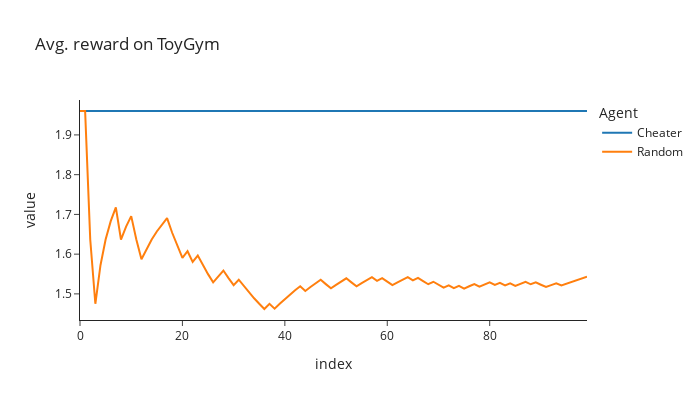

The cell this chart's notebook holds for it:
### Markdown cell above
### Exercise - implement `Cheater`

> ```yaml
> Difficulty: 🔴🔴🔴⚪⚪
> Importance: 🔵🔵🔵⚪⚪
> 
> You should spend up to 10-15 minutes on this exercise.
> ```

Below, you should implement the cheater agent. Last time we only implemented cheater for the multi-armed bandit problem, but here we're implementing a more general version. Recall that at the end of yesterday's exercises we wrote the function `find_optimal_policy` to find the optimal policy for any environment and value of gamma. You should use this function to define the optimal policy on initialization, and then fill in the `get_action` method so that it always returns the corresponding optimal action.

Once you've done this, run the code below to check that your cheating agent outperforms the random agent. The cheating agent represents the best possible behavior, as it omnisciently always knows to play optimally.

On the environment `ToyGym-v0`, (assuming $\gamma = 0.99$ and that the environment terminates after 2 timesteps) the cheating agent should always get reward $2 \gamma = 1.98$,
and the random agent should get a fluctuating reward, with average $\frac{2 \gamma + 1}{2} = 1.49$.

Hint: Use `env.unwrapped.env` to extract the `Environment` wrapped inside `gym.Env`, to get access to the underlying dynamics.

<details>
<summary>Help - I get 'AttributeError: 'DiscreteEnviroGym' object has no attribute 'num_states''.</summary>

This is probably because you're passing the `DiscreteEnviroGym` object to your `find_optimal_policy` function. In the following line of code:

```python
env_toy = gym.make("ToyGym-v0")
```

the object `env_toy` wraps around the `Toy` environment you used last week. As mentioned, you'll need to use `env.unwrapped.env` to access this environment, and its dynamics.

</details>

### Code cell
class Cheater(Agent):
    def __init__(self, env: DiscreteEnviroGym, config: AgentConfig = defaultConfig, gamma=0.99, seed=0):
        super().__init__(env, config, gamma, seed)
        # raise NotImplementedError()
        unwrapped_env = env.unwrapped.env
        self.optimal_policy = find_optimal_policy(unwrapped_env)#, seed=seed)

    def get_action(self, obs):
        # raise NotImplementedError()
        return self.optimal_policy[obs]


env_toy = gym.make("ToyGym-v0")
agents_toy: list[Agent] = [Cheater(env_toy), Random(env_toy)]
returns_dict = {}
for agent in agents_toy:
    returns = agent.train(n_runs=100)
    returns_dict[agent.name] = utils.cummean(returns)

line(
    list(returns_dict.values()),
    names=list(returns_dict.keys()),
    title=f"Avg. reward on {env_toy.spec.name}",
    labels={"x": "Episode", "y": "Avg. reward", "variable": "Agent"},
    template="simple_white",
    width=700,
    height=400,
)

### Figure 1 — Plotly figure (JSON) as saved in the notebook; plotly's stock layout.template omitted (floating-point values rounded to 4 significant figures)
{"data": [{"hovertemplate": "Agent=wide_variable_0<br>index=%{x}<br>value=%{y}<extra></extra>", "legendgroup": "wide_variable_0", "line": {"color": "#1F77B4", "dash": "solid"}, "marker": {"symbol": "circle"}, "mode": "lines", "name": "Cheater", "orientation": "v", "showlegend": true, "type": "scatter", "x": [0, 1, 2, 3, 4, 5, 6, 7, 8, 9, 10, 11, 12, 13, 14, 15, 16, 17, 18, 19, 20, 21, 22, 23, 24, 25, 26, 27, 28, 29, 30, 31, 32, 33, 34, 35, 36, 37, 38, 39, 40, 41, 42, 43, 44, 45, 46, 47, 48, 49, 50, 51, 52, 53, 54, 55, 56, 57, 58, 59, 60, 61, 62, 63, 64, 65, 66, 67, 68, 69, 70, 71, 72, 73, 74, 75, 76, 77, 78, 79, 80, 81, 82, 83, 84, 85, 86, 87, 88, 89, 90, 91, 92, 93, 94, 95, 96, 97, 98, 99], "xaxis": "x", "y": [1.96, 1.96, 1.96, 1.96, 1.96, 1.96, 1.96, 1.96, 1.96, 1.96, 1.96, 1.96, 1.96, 1.96, 1.96, 1.96, 1.96, 1.96, 1.96, 1.96, 1.96, 1.96, 1.96, 1.96, 1.96, 1.96, 1.96, 1.96, 1.96, 1.96, 1.96, 1.96, 1.96, 1.96, 1.96, 1.96, 1.96, 1.96, 1.96, 1.96, 1.96, 1.96, 1.96, 1.96, 1.96, 1.96, 1.96, 1.96, 1.96, 1.96, 1.96, 1.96, 1.96, 1.96, 1.96, 1.96, 1.96, 1.96, 1.96, 1.96, 1.96, 1.96, 1.96, 1.96, 1.96, 1.96, 1.96, 1.96, 1.96, 1.96, 1.96, 1.96, 1.96, 1.96, 1.96, 1.96, 1.96, 1.96, 1.96, 1.96, 1.96, 1.96, 1.96, 1.96, 1.96, 1.96, 1.96, 1.96, 1.96, 1.96, 1.96, 1.96, 1.96, 1.96, 1.96, 1.96, 1.96, 1.96, 1.96, 1.96], "yaxis": "y"}, {"hovertemplate": "Agent=wide_variable_1<br>index=%{x}<br>value=%{y}<extra></extra>", "legendgroup": "wide_variable_1", "line": {"color": "#FF7F0E", "dash": "solid"}, "marker": {"symbol": "circle"}, "mode": "lines", "name": "Random", "orientation": "v", "showlegend": true, "type": "scatter", "x": [0, 1, 2, 3, 4, 5, 6, 7, 8, 9, 10, 11, 12, 13, 14, 15, 16, 17, 18, 19, 20, 21, 22, 23, 24, 25, 26, 27, 28, 29, 30, 31, 32, 33, 34, 35, 36, 37, 38, 39, 40, 41, 42, 43, 44, 45, 46, 47, 48, 49, 50, 51, 52, 53, 54, 55, 56, 57, 58, 59, 60, 61, 62, 63, 64, 65, 66, 67, 68, 69, 70, 71, 72, 73, 74, 75, 76, 77, 78, 79, 80, 81, 82, 83, 84, 85, 86, 87, 88, 89, 90, 91, 92, 93, 94, 95, 96, 97, 98, 99], "xaxis": "x", "y": [1.96, 1.96, 1.637, 1.475, 1.572, 1.637, 1.683, 1.718, 1.637, 1.669, 1.696, 1.637, 1.587, 1.614, 1.637, 1.657, 1.675, 1.691, 1.654, 1.621, 1.591, 1.607, 1.581, 1.596, 1.572, 1.55, 1.529, 1.544, 1.559, 1.54, 1.522, 1.536, 1.519, 1.504, 1.489, 1.475, 1.462, 1.475, 1.463, 1.475, 1.487, 1.498, 1.509, 1.519, 1.507, 1.517, 1.527, 1.536, 1.525, 1.514, 1.523, 1.531, 1.539, 1.529, 1.519, 1.527, 1.535, 1.542, 1.533, 1.54, 1.531, 1.522, 1.529, 1.536, 1.542, 1.534, 1.54, 1.532, 1.524, 1.531, 1.523, 1.516, 1.522, 1.514, 1.52, 1.513, 1.519, 1.525, 1.518, 1.524, 1.529, 1.522, 1.528, 1.521, 1.526, 1.52, 1.525, 1.53, 1.524, 1.529, 1.523, 1.517, 1.522, 1.527, 1.521, 1.526, 1.53, 1.534, 1.539, 1.543], "yaxis": "y"}], "layout": {"height": 400, "hovermode": "x unified", "legend": {"title": {"text": "Agent"}, "tracegroupgap": 0}, "title": {"text": "Avg. reward on ToyGym"}, "width": 700, "xaxis": {"anchor": "y", "domain": [0, 1], "title": {"text": "index"}}, "yaxis": {"anchor": "x", "domain": [0, 1], "title": {"text": "value"}}}}
